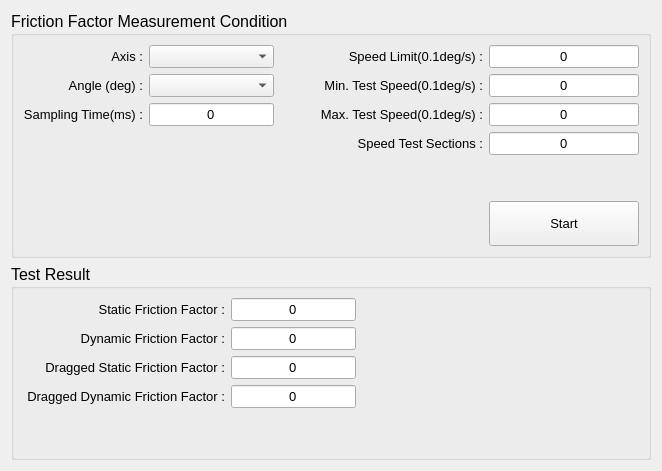
     <widget class="QWidget" name="FrictionFactor">
      <attribute name="title">
       <string>Friction Factor</string>
      </attribute>
      <layout class="QVBoxLayout" name="verticalLayout_3">
       <item>
        <widget class="QGroupBox" name="groupBoxFriction">
         <property name="font">
          <font>
           <family>Arial</family>
           <pointsize>12</pointsize>
          </font>
         </property>
         <property name="title">
          <string>Friction Factor Measurement Condition</string>
         </property>
         <layout class="QGridLayout" name="gridLayout_4">
          <item row="1" column="1">
           <widget class="QLabel" name="label_5">
            <property name="font">
             <font>
              <pointsize>10</pointsize>
             </font>
            </property>
            <property name="text">
             <string>Angle (deg) :</string>
            </property>
            <property name="alignment">
             <set>Qt::AlignRight|Qt::AlignTrailing|Qt::AlignVCenter</set>
            </property>
           </widget>
          </item>
          <item row="2" column="5">
           <widget class="QLineEdit" name="leFrictionMaxTestSpeed">
            <property name="enabled">
             <bool>true</bool>
            </property>
            <property name="sizePolicy">
             <sizepolicy hsizetype="Preferred" vsizetype="Preferred">
              <horstretch>0</horstretch>
              <verstretch>0</verstretch>
             </sizepolicy>
            </property>
            <property name="font">
             <font>
              <family>Arial</family>
              <pointsize>10</pointsize>
             </font>
            </property>
            <property name="layoutDirection">
             <enum>Qt::LeftToRight</enum>
            </property>
            <property name="text">
             <string>0</string>
            </property>
            <property name="alignment">
             <set>Qt::AlignCenter</set>
            </property>
           </widget>
          </item>
          <item row="1" column="5">
           <widget class="QLineEdit" name="leFrictionMinTestSpeed">
            <property name="enabled">
             <bool>true</bool>
            </property>
            <property name="sizePolicy">
             <sizepolicy hsizetype="Preferred" vsizetype="Preferred">
              <horstretch>0</horstretch>
              <verstretch>0</verstretch>
             </sizepolicy>
            </property>
            <property name="font">
             <font>
              <family>Arial</family>
              <pointsize>10</pointsize>
             </font>
            </property>
            <property name="layoutDirection">
             <enum>Qt::LeftToRight</enum>
            </property>
            <property name="text">
             <string>0</string>
            </property>
            <property name="alignment">
             <set>Qt::AlignCenter</set>
            </property>
           </widget>
          </item>
          <item row="2" column="4">
           <widget class="QLabel" name="label_10">
            <property name="font">
             <font>
              <pointsize>10</pointsize>
             </font>
            </property>
            <property name="text">
             <string>Max. Test Speed(0.1deg/s) :</string>
            </property>
            <property name="alignment">
             <set>Qt::AlignRight|Qt::AlignTrailing|Qt::AlignVCenter</set>
            </property>
           </widget>
          </item>
          <item row="3" column="5">
           <widget class="QLineEdit" name="leFrictionSpeedTestSections">
            <property name="enabled">
             <bool>true</bool>
            </property>
            <property name="sizePolicy">
             <sizepolicy hsizetype="Preferred" vsizetype="Preferred">
              <horstretch>0</horstretch>
              <verstretch>0</verstretch>
             </sizepolicy>
            </property>
            <property name="font">
             <font>
              <family>Arial</family>
              <pointsize>10</pointsize>
             </font>
            </property>
            <property name="layoutDirection">
             <enum>Qt::LeftToRight</enum>
            </property>
            <property name="text">
             <string>0</string>
            </property>
            <property name="alignment">
             <set>Qt::AlignCenter</set>
            </property>
           </widget>
          </item>
          <item row="0" column="4">
           <widget class="QLabel" name="label_8">
            <property name="font">
             <font>
              <pointsize>10</pointsize>
             </font>
            </property>
            <property name="text">
             <string>Speed Limit(0.1deg/s) :</string>
            </property>
            <property name="alignment">
             <set>Qt::AlignRight|Qt::AlignTrailing|Qt::AlignVCenter</set>
            </property>
           </widget>
          </item>
          <item row="1" column="2">
           <widget class="QComboBox" name="cboFrictionAngle">
            <property name="sizePolicy">
             <sizepolicy hsizetype="Preferred" vsizetype="Preferred">
              <horstretch>0</horstretch>
              <verstretch>0</verstretch>
             </sizepolicy>
            </property>
            <property name="font">
             <font>
              <family>Arial</family>
              <pointsize>10</pointsize>
             </font>
            </property>
           </widget>
          </item>
          <item row="0" column="1">
           <widget class="QLabel" name="label_6">
            <property name="font">
             <font>
              <pointsize>10</pointsize>
             </font>
            </property>
            <property name="text">
             <string>Axis :</string>
            </property>
            <property name="alignment">
             <set>Qt::AlignRight|Qt::AlignTrailing|Qt::AlignVCenter</set>
            </property>
           </widget>
          </item>
          <item row="0" column="3">
           <spacer name="horizontalSpacer_9">
            <property name="orientation">
             <enum>Qt::Horizontal</enum>
            </property>
            <property name="sizeHint" stdset="0">
             <size>
              <width>40</width>
              <height>20</height>
             </size>
            </property>
           </spacer>
          </item>
          <item row="4" column="1">
           <spacer name="verticalSpacer_4">
            <property name="orientation">
             <enum>Qt::Vertical</enum>
            </property>
            <property name="sizeHint" stdset="0">
             <size>
              <width>20</width>
              <height>40</height>
             </size>
            </property>
           </spacer>
          </item>
          <item row="1" column="4">
           <widget class="QLabel" name="label_9">
            <property name="font">
             <font>
              <pointsize>10</pointsize>
             </font>
            </property>
            <property name="text">
             <string>Min. Test Speed(0.1deg/s) :</string>
            </property>
            <property name="alignment">
             <set>Qt::AlignRight|Qt::AlignTrailing|Qt::AlignVCenter</set>
            </property>
           </widget>
          </item>
          <item row="3" column="4">
           <widget class="QLabel" name="label_11">
            <property name="font">
             <font>
              <pointsize>10</pointsize>
             </font>
            </property>
            <property name="text">
             <string>Speed Test Sections :</string>
            </property>
            <property name="alignment">
             <set>Qt::AlignRight|Qt::AlignTrailing|Qt::AlignVCenter</set>
            </property>
           </widget>
          </item>
          <item row="0" column="5">
           <widget class="QLineEdit" name="leFrictionSpeedLimit">
            <property name="enabled">
             <bool>true</bool>
            </property>
            <property name="sizePolicy">
             <sizepolicy hsizetype="Preferred" vsizetype="Preferred">
              <horstretch>0</horstretch>
              <verstretch>0</verstretch>
             </sizepolicy>
            </property>
            <property name="font">
             <font>
              <family>Arial</family>
              <pointsize>10</pointsize>
             </font>
            </property>
            <property name="layoutDirection">
             <enum>Qt::LeftToRight</enum>
            </property>
            <property name="text">
             <string>0</string>
            </property>
            <property name="alignment">
             <set>Qt::AlignCenter</set>
            </property>
           </widget>
          </item>
          <item row="0" column="2">
           <widget class="QComboBox" name="cboFrictionAxis">
            <property name="sizePolicy">
             <sizepolicy hsizetype="Preferred" vsizetype="Preferred">
              <horstretch>0</horstretch>
              <verstretch>0</verstretch>
             </sizepolicy>
            </property>
            <property name="font">
             <font>
              <family>Arial</family>
              <pointsize>10</pointsize>
             </font>
            </property>
           </widget>
          </item>
          <item row="2" column="1">
           <widget class="QLabel" name="label_7">
            <property name="font">
             <font>
              <pointsize>10</pointsize>
             </font>
            </property>
            <property name="text">
             <string>Sampling Time(ms) :</string>
            </property>
            <property name="alignment">
             <set>Qt::AlignRight|Qt::AlignTrailing|Qt::AlignVCenter</set>
            </property>
           </widget>
          </item>
          <item row="2" column="2">
           <widget class="QLineEdit" name="leFrictionSamplingTime">
            <property name="enabled">
             <bool>true</bool>
            </property>
            <property name="sizePolicy">
             <sizepolicy hsizetype="Preferred" vsizetype="Preferred">
              <horstretch>0</horstretch>
              <verstretch>0</verstretch>
             </sizepolicy>
            </property>
            <property name="font">
             <font>
              <family>Arial</family>
              <pointsize>10</pointsize>
             </font>
            </property>
            <property name="layoutDirection">
             <enum>Qt::LeftToRight</enum>
            </property>
            <property name="text">
             <string>0</string>
            </property>
            <property name="alignment">
             <set>Qt::AlignCenter</set>
            </property>
           </widget>
          </item>
          <item row="5" column="5">
           <widget class="QPushButton" name="btnFrictionFactorMeasure">
            <property name="sizePolicy">
             <sizepolicy hsizetype="Preferred" vsizetype="Preferred">
              <horstretch>0</horstretch>
              <verstretch>0</verstretch>
             </sizepolicy>
            </property>
            <property name="minimumSize">
             <size>
              <width>150</width>
              <height>45</height>
             </size>
            </property>
            <property name="font">
             <font>
              <family>Arial</family>
              <pointsize>10</pointsize>
             </font>
            </property>
            <property name="text">
             <string>Start</string>
            </property>
           </widget>
          </item>
         </layout>
        </widget>
       </item>
       <item>
        <widget class="QGroupBox" name="groupBox">
         <property name="font">
          <font>
           <pointsize>12</pointsize>
          </font>
         </property>
         <property name="title">
          <string>Test Result</string>
         </property>
         <layout class="QGridLayout" name="gridLayout_5">
          <item row="0" column="0">
           <widget class="QLabel" name="label">
            <property name="font">
             <font>
              <pointsize>10</pointsize>
             </font>
            </property>
            <property name="text">
             <string>Static Friction Factor :</string>
            </property>
            <property name="alignment">
             <set>Qt::AlignRight|Qt::AlignTrailing|Qt::AlignVCenter</set>
            </property>
           </widget>
          </item>
          <item row="4" column="2">
           <spacer name="horizontalSpacer_5">
            <property name="orientation">
             <enum>Qt::Horizontal</enum>
            </property>
            <property name="sizeHint" stdset="0">
             <size>
              <width>40</width>
              <height>20</height>
             </size>
            </property>
           </spacer>
          </item>
          <item row="2" column="1">
           <widget class="QLineEdit" name="leDynamicFriction">
            <property name="enabled">
             <bool>true</bool>
            </property>
            <property name="sizePolicy">
             <sizepolicy hsizetype="Preferred" vsizetype="Preferred">
              <horstretch>0</horstretch>
              <verstretch>0</verstretch>
             </sizepolicy>
            </property>
            <property name="font">
             <font>
              <family>Arial</family>
              <pointsize>10</pointsize>
             </font>
            </property>
            <property name="layoutDirection">
             <enum>Qt::LeftToRight</enum>
            </property>
            <property name="text">
             <string>0</string>
            </property>
            <property name="alignment">
             <set>Qt::AlignCenter</set>
            </property>
           </widget>
          </item>
          <item row="2" column="0">
           <widget class="QLabel" name="label_2">
            <property name="font">
             <font>
              <pointsize>10</pointsize>
             </font>
            </property>
            <property name="text">
             <string>Dynamic Friction Factor :</string>
            </property>
            <property name="alignment">
             <set>Qt::AlignRight|Qt::AlignTrailing|Qt::AlignVCenter</set>
            </property>
           </widget>
          </item>
          <item row="3" column="0">
           <widget class="QLabel" name="label_3">
            <property name="font">
             <font>
              <pointsize>10</pointsize>
             </font>
            </property>
            <property name="text">
             <string>Dragged Static Friction Factor :</string>
            </property>
            <property name="alignment">
             <set>Qt::AlignRight|Qt::AlignTrailing|Qt::AlignVCenter</set>
            </property>
           </widget>
          </item>
          <item row="3" column="1">
           <widget class="QLineEdit" name="leDraggedStaticFriction">
            <property name="enabled">
             <bool>true</bool>
            </property>
            <property name="sizePolicy">
             <sizepolicy hsizetype="Preferred" vsizetype="Preferred">
              <horstretch>0</horstretch>
              <verstretch>0</verstretch>
             </sizepolicy>
            </property>
            <property name="font">
             <font>
              <family>Arial</family>
              <pointsize>10</pointsize>
             </font>
            </property>
            <property name="layoutDirection">
             <enum>Qt::LeftToRight</enum>
            </property>
            <property name="text">
             <string>0</string>
            </property>
            <property name="alignment">
             <set>Qt::AlignCenter</set>
            </property>
           </widget>
          </item>
          <item row="4" column="0">
           <widget class="QLabel" name="label_4">
            <property name="font">
             <font>
              <pointsize>10</pointsize>
             </font>
            </property>
            <property name="text">
             <string> Dragged Dynamic Friction Factor :</string>
            </property>
            <property name="alignment">
             <set>Qt::AlignRight|Qt::AlignTrailing|Qt::AlignVCenter</set>
            </property>
           </widget>
          </item>
          <item row="4" column="1">
           <widget class="QLineEdit" name="leDraggedDynamicFriction">
            <property name="enabled">
             <bool>true</bool>
            </property>
            <property name="sizePolicy">
             <sizepolicy hsizetype="Preferred" vsizetype="Preferred">
              <horstretch>0</horstretch>
              <verstretch>0</verstretch>
             </sizepolicy>
            </property>
            <property name="font">
             <font>
              <family>Arial</family>
              <pointsize>10</pointsize>
             </font>
            </property>
            <property name="layoutDirection">
             <enum>Qt::LeftToRight</enum>
            </property>
            <property name="text">
             <string>0</string>
            </property>
            <property name="alignment">
             <set>Qt::AlignCenter</set>
            </property>
           </widget>
          </item>
          <item row="0" column="1">
           <widget class="QLineEdit" name="leStaticFriction">
            <property name="enabled">
             <bool>true</bool>
            </property>
            <property name="sizePolicy">
             <sizepolicy hsizetype="Preferred" vsizetype="Preferred">
              <horstretch>0</horstretch>
              <verstretch>0</verstretch>
             </sizepolicy>
            </property>
            <property name="font">
             <font>
              <family>Arial</family>
              <pointsize>10</pointsize>
             </font>
            </property>
            <property name="layoutDirection">
             <enum>Qt::LeftToRight</enum>
            </property>
            <property name="text">
             <string>0</string>
            </property>
            <property name="alignment">
             <set>Qt::AlignCenter</set>
            </property>
           </widget>
          </item>
          <item row="5" column="0">
           <spacer name="verticalSpacer_5">
            <property name="orientation">
             <enum>Qt::Vertical</enum>
            </property>
            <property name="sizeHint" stdset="0">
             <size>
              <width>20</width>
              <height>40</height>
             </size>
            </property>
           </spacer>
          </item>
         </layout>
        </widget>
       </item>
      </layout>
     </widget>
